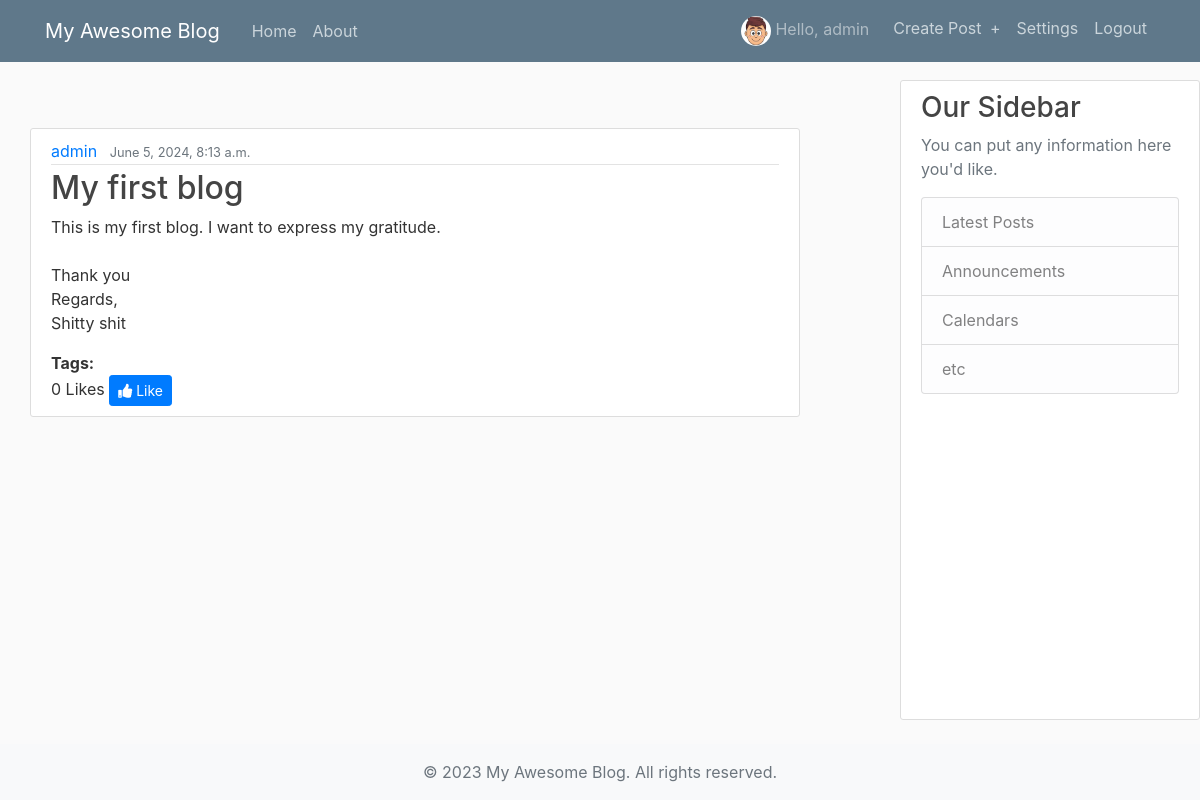
The app's page / (signed in), older data.
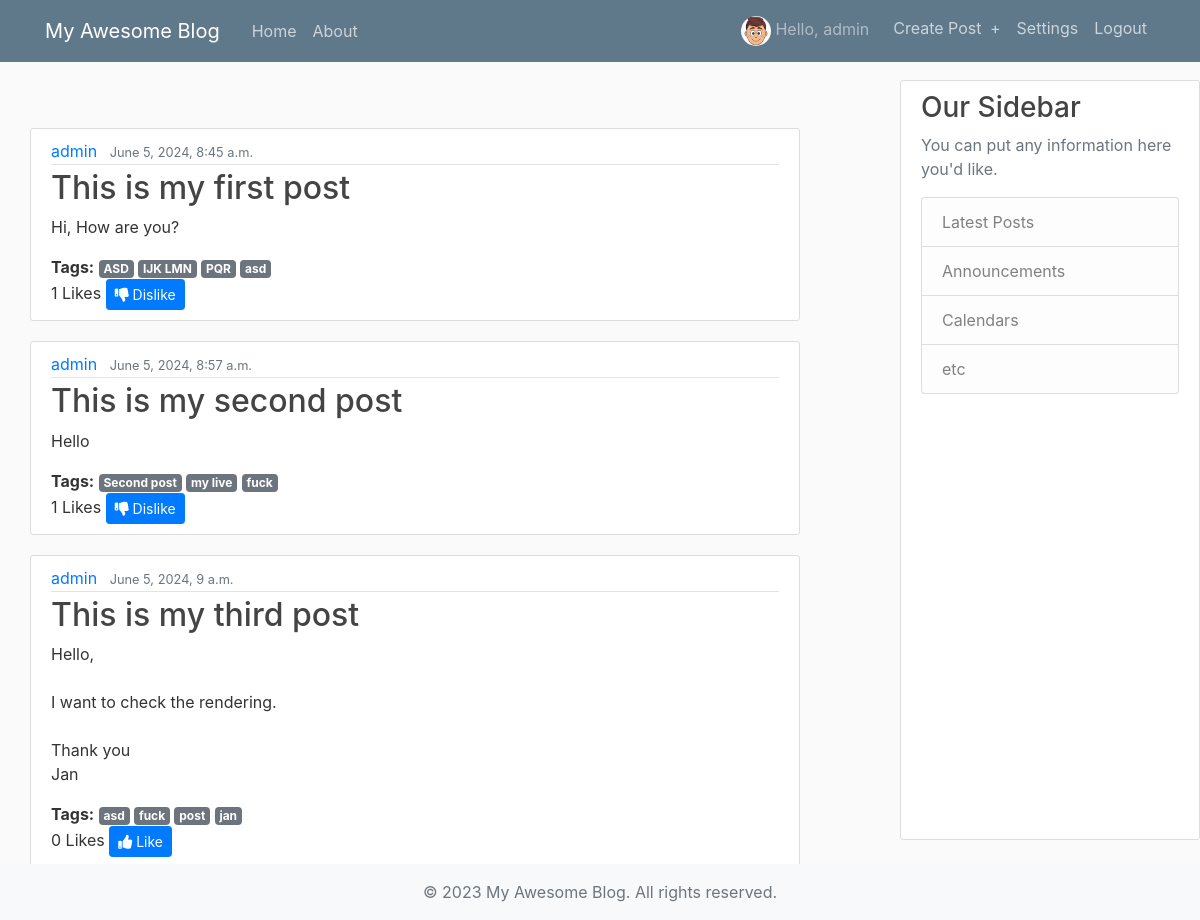
The same page, newer data.
### blog/models.py (models this page shows, shortened)
class Profile(models.Model):
    user = models.OneToOneField(User, on_delete=models.CASCADE)
    phone = models.CharField(max_length=15, blank=True)
    address = models.CharField(max_length=255, blank=True)
    profile_picture = models.ImageField(upload_to='profile_pics', blank=True)

class Post(models.Model):
    title = models.CharField(max_length=100)
    tags = models.ManyToManyField(Tag, related_name='posts', blank=True)
    content = models.TextField()
    date_posted = models.DateTimeField(default=timezone.now)
    author = models.ForeignKey(User, on_delete=models.CASCADE)
    liked_by = models.ManyToManyField(User, related_name='liked_posts', blank=True)

class Tag(models.Model):
    name = models.CharField(max_length=30, unique=True)

### blog/views.py (the view)
# urls.py: path('', views.home, name='blog-home'),
def home(request):
    posts = Post.objects.all()
    for post in posts:
        post.author_display = (
            f"{post.author.first_name} {post.author.last_name}"
            if post.author.first_name and post.author.last_name
            else post.author.username
        )
    context = {'posts': posts}
    return render(request, 'blog/home.html', context)

### blog/templates/blog/home.html (shortened to what this page needs)
{% extends "blog/base.html" %}
{% block content %}
    {% for post in posts %}
        <article class="media content-section">
          <div class="media-body">
            <div class="article-metadata">
              <a class="mr-2" href="{% url 'user-posts' post.author.id %}">
                {% if post.author.first_name and post.author.last_name %}
                  {{ post.author.first_name }} {{ post.author.last_name }}
                {% else %}
                  {{ post.author.username }}
                {% endif %}
              </a>
              <small class="text-muted">{{ post.date_posted }}</small>
            </div>
            <h2><a class="article-title" href="{% url 'post-detail' post.id %}">{{ post.title }}</a></h2>
            <p class="article-content">{{ post.content }}</p>
            <div class="post-tags">
              <strong>Tags:</strong>
              {% for tag in post.tags.all %}
                  <a href="{% url 'tagged-posts' tag.name|urlencode %}" class="badge badge-secondary" style="color: white;">
                      {{ tag.name }}
                  </a>
              {% endfor %}
            </div>
            <div class="like-section">
              <span id="like-count-{{ post.id }}">{{ post.liked_by.count }} Likes</span>
              {% if user.is_authenticated %}
                <button class="btn btn-primary btn-sm like-button" data-post-id="{{ post.id }}">
                  {% if user in post.liked_by.all %}
                    <i class="fas fa-thumbs-down"></i> Dislike
                  {% else %}
                    <i class="fas fa-thumbs-up"></i> Like
                  {% endif %}
                </button>
              {% else %}
                <button class="btn btn-primary btn-sm" disabled><i class="fas fa-thumbs-up"></i> Like</button>
              {% endif %}
            </div>
          </div>
        </article>
    {% endfor %}
{% endblock content %}

### blog/templates/blog/base.html (shortened to what this page needs)
{% load static %}
<!DOCTYPE html>
<html>
<head>
    <link rel="stylesheet" href="https://cdnjs.cloudflare.com/ajax/libs/font-awesome/5.15.4/css/all.min.css">
    <link rel="stylesheet" href="https://maxcdn.bootstrapcdn.com/bootstrap/4.0.0/css/bootstrap.min.css">
    <link rel="stylesheet" type="text/css" href="{% static 'blog/main.css' %}">
</head>
<body>
    <header class="site-header">
      <nav class="navbar navbar-expand-md navbar-dark bg-steel fixed-top">
        <div class="container">
          <a class="navbar-brand mr-4" href="{% url 'blog-home' %}">My Awesome Blog</a>
            <div class="collapse navbar-collapse" id="navbarToggle">
              <div class="navbar-nav mr-auto">
                <a class="nav-item nav-link" href="{% url 'blog-home' %}">Home</a>
                <a class="nav-item nav-link" href="{% url 'blog-about' %}">About</a>
              </div>
              <div class="navbar-nav">
                {% if user.is_authenticated %}
                  <span class="navbar-text mr-3">
                    {% if user.profile.profile_picture %}
                      <img src="{{ user.profile.profile_picture.url }}" alt="Profile Picture" class="rounded-circle" width="30" height="30">
                    {% endif %}
                    Hello,
                    {% if user.first_name and user.last_name %}
                      {{ user.first_name }} {{ user.last_name }}
                    {% else %}
                      {{ user.username }}
                    {% endif %}
                  </span>
                  <a class="nav-item nav-link" href="{% url 'publish-post' %}">Create Post <span class="ml-1">+</span></a>
                  <a class="nav-item nav-link" href="{% url 'settings' %}">Settings</a>
                  <a class="nav-item nav-link" href="{% url 'logout' %}">Logout</a>
                {% else %}
                  <a class="nav-item nav-link" href="{% url 'login' %}">Login</a>
                  <a class="nav-item nav-link" href="{% url 'signup' %}">Register</a>
                {% endif %}
              </div>
            </div>
          </div>
        </nav>
      </header>
      <div class="container-fluid mt-5 pt-5">
        <div class="row">
          <div class="col-md-8">
            <main role="main" class="container post-container">
              {% block content %}{% endblock %}
            </main>
          </div>
          <div class="col-md-4">
            <div class="content-section fixed-sidebar">
              <h3>Our Sidebar</h3>
              <p class='text-muted'>You can put any information here you'd like.</p>
              <ul class="list-group">
                <li class="list-group-item list-group-item-light">Latest Posts</li>
                <li class="list-group-item list-group-item-light">Announcements</li>
                <li class="list-group-item list-group-item-light">Calendars</li>
                <li class="list-group-item list-group-item-light">etc</li>
              </ul>
            </div>
          </div>
        </div>
      </div>
      <footer class="footer mt-auto py-3 bg-light text-center">
        <div class="container">
          <span class="text-muted">&copy; 2023 My Awesome Blog. All rights reserved.</span>
        </div>
      </footer>
      </body>
  </html>

### blog/static/blog/main.css (style rules this page uses)
body { background: #fafafa; color: #333333; margin-top: 5rem; overflow: hidden; }
h1, h2, h3, h4, h5, h6 { color: #444444; }
ul { margin: 0; }
.bg-steel { background-color: #5f788a; }
.site-header .navbar-nav .nav-link { color: #cbd5db; }
.content-section { background: #ffffff; padding: 10px 20px; border: 1px solid #dddddd; border-radius: 3px; margin-bottom: 20px; }
.article-title { color: #444444; }
.article-content { white-space: pre-line; }
.article-metadata { padding-bottom: 1px; margin-bottom: 4px; border-bottom: 1px solid #e3e3e3 }
.container.post-container { height: calc(100vh - 10rem); overflow-y: scroll; padding-right: 15px; box-sizing: content-box; -ms-overflow-style: none; scrollbar-width: none; }
.fixed-sidebar { position: fixed; top: 5rem; right: 0; width: 25%; height: calc(100vh - 10rem); overflow-y: scroll; -ms-overflow-style: none; scrollbar-width: none; }
.footer { position: fixed; bottom: 0; width: 100%; }
button { padding: 0.7em; color: #fff; background-color: #007BFF; border: none; border-radius: 3px; cursor: pointer; }
p { color: #333; margin-bottom: 1em; }

Row changes from the older to the newer data that the page shows:
removed Post: author.username "admin", date_posted "June 5, 2024, 8:13 a.m.", title "My first blog", content "This is my first blog. I want to express my gratitude. Thank you Regards, Shitty shit", liked_by.count "0", shows "Like"
added Post: author.username "admin", date_posted "June 5, 2024, 8:45 a.m.", title "This is my first post", content "Hi, How are you?", liked_by.count "1", shows "Dislike"
added Tag: name "ASD", shown under "admin"
added Tag: name "IJK LMN", shown under "admin"
added Tag: name "PQR", shown under "admin"
added Tag: name "asd"
added Post: author.username "admin", date_posted "June 5, 2024, 8:57 a.m.", title "This is my second post", content "Hello", liked_by.count "1", shows "Dislike"
added Tag: name "Second post", shown under "admin"
added Tag: name "my live", shown under "admin"
added Tag: name "fuck"
added Post: author.username "admin", date_posted "June 5, 2024, 9 a.m.", title "This is my third post", content "Hello, I want to check the rendering. Thank you Jan", liked_by.count "0", shows "Like"
added Tag: name "post", shown under "admin"
added Tag: name "jan", shown under "admin"
